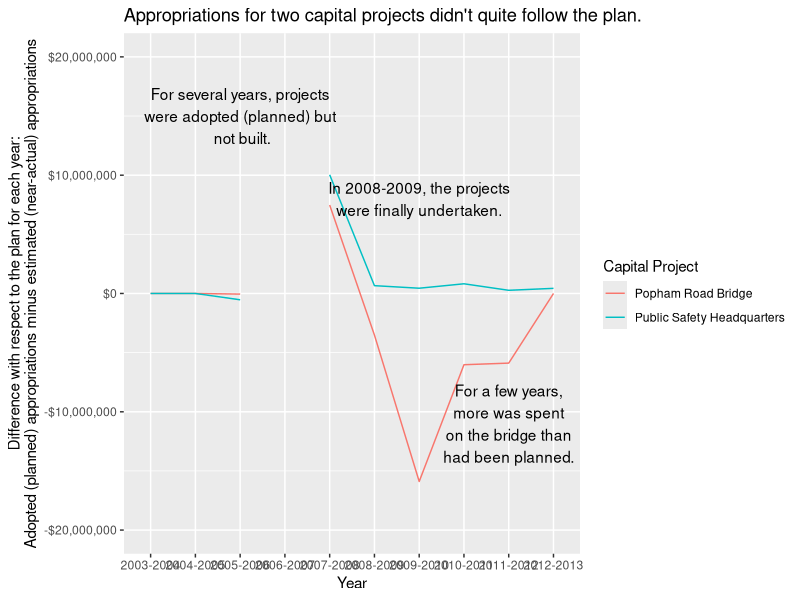
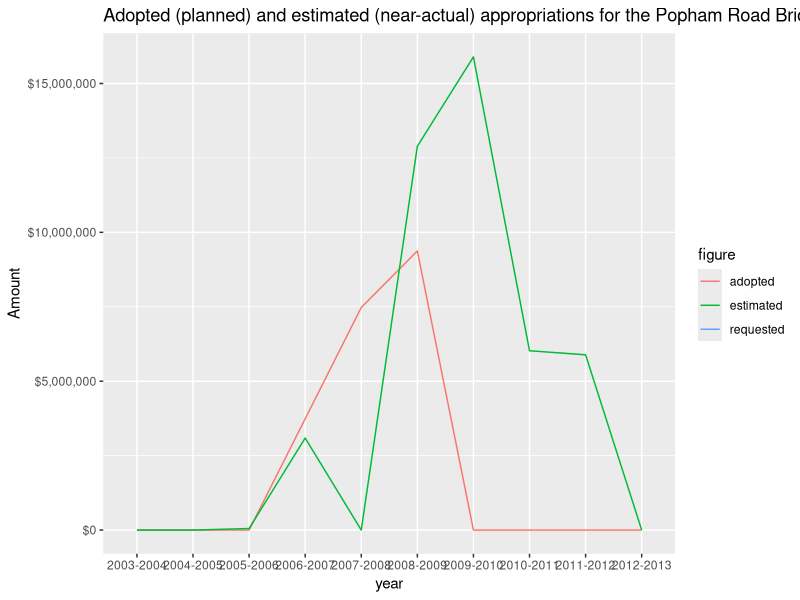
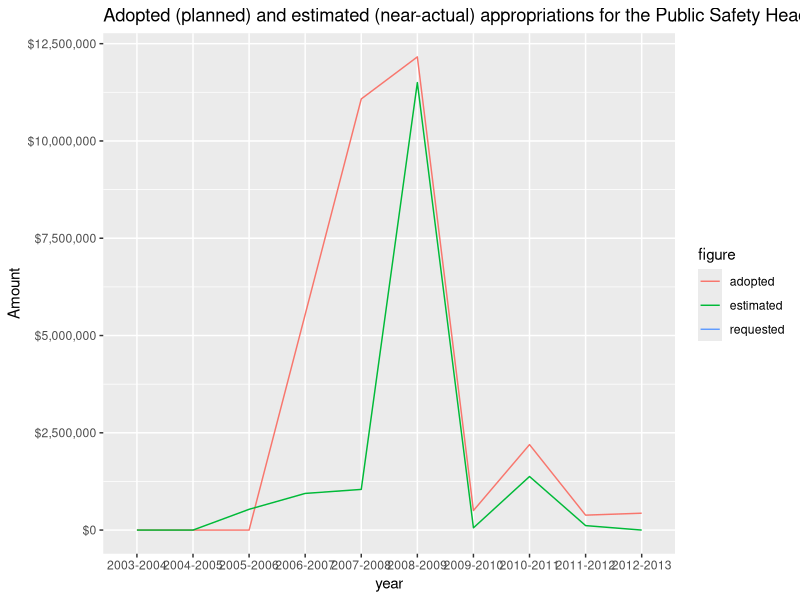

The R source for these figures, in order:
library(ggplot2)
library(reshape2)
library(scales)

cp <- read.csv('budget/capital_projects-adopted_estimated-sum.csv',
  sep = ',', strip.white = T
)[-4]

# Combine adopted and requested
levels(cp$figure)[3] <- levels(cp$figure)[1]
cp$capital_project <- factor(cp$capital_project, levels = c('popham road bridge', 'public_safety'))
levels(cp$capital_project) <- c('Popham Road Bridge', 'Public Safety Headquarters')

p.public.safety <- ggplot(subset(cp, capital_project == 'Public Safety Headquarters')) + aes(x = year, y = amount_sum, group = figure, color = figure) +
  scale_y_continuous('Amount', labels = dollar) + geom_line() +
  labs(title = 'Adopted (planned) and estimated (near-actual) appropriations for the Public Safety Headquarters')

p.popham.road.bridge <- ggplot(subset(cp, capital_project == 'Popham Road Bridge')) + aes(x = year, y = amount_sum, group = figure, color = figure) +
  scale_y_continuous('Amount', labels = dollar) + geom_line() +
  labs(title = 'Adopted (planned) and estimated (near-actual) appropriations for the Popham Road Bridge')

p.difference <- ggplot(dcast(cp, year + capital_project ~ figure)) +
  aes(x = year, y = (adopted - estimated), group = capital_project, color = capital_project) +
  scale_x_discrete('Year') + labs(title = 'Appropriations for two capital projects didn\'t quite follow the plan.') +
  scale_y_continuous(
    'Difference with respect to the plan for each year:\nAdopted (planned) appropriations minus estimated (near-actual) appropriations',
    labels = dollar, limits = c(-2e7, 2e7)
  ) +
  geom_line() + 
  annotate('text', x = '2005-2006', y =  1.5e7, label = "For several years, projects\nwere adopted (planned) but\n not built.") +
  annotate('text', x = '2009-2010', y =  8e6, label = "In 2008-2009, the projects\nwere finally undertaken.") +
  annotate('text', x = '2011-2012', y = -1.1e7, label = "For a few years,\nmore was spent\non the bridge than\nhad been planned.") +
  labs(color = 'Capital Project')

p <- function() {
  png('plots/04-public_safety.png', width = 900, height = 600)
  print(p.public.safety)
  dev.off()

  png('plots/04-popham_road_bridge.png', width = 900, height = 600)
  print(p.popham.road.bridge)
  dev.off()

  png('plots/04-difference.png', width = 900, height = 600)
  print(p.difference)
  dev.off()
}

